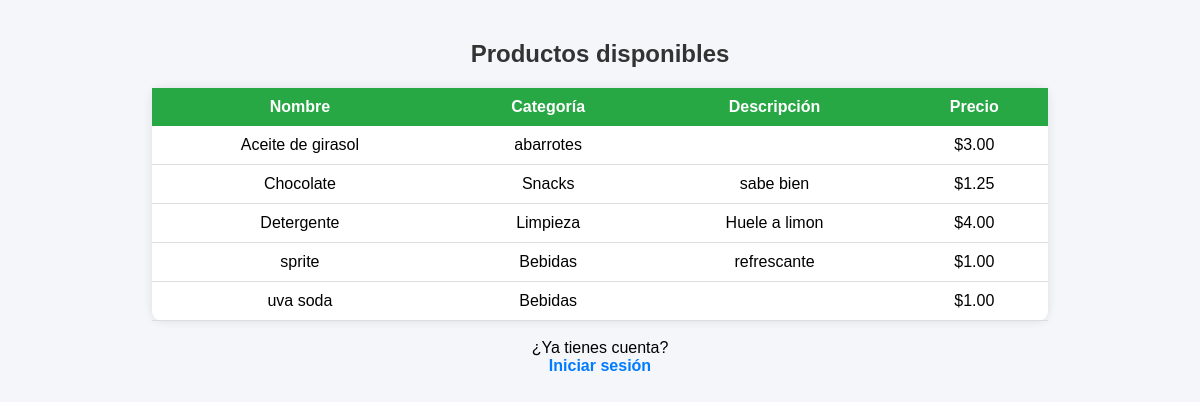
The page / on the database its author committed.
### tables this page shows
CREATE TABLE `productos` (
  `id` int(11) NOT NULL,
  `nombre` varchar(100) NOT NULL,
  `categoria` varchar(50) NOT NULL,
  `precio` decimal(10,2) NOT NULL,
  `descripcion` varchar(100) DEFAULT NULL
);

### index.php (the view, shortened to what this page needs)
<?php
include("conexion.php");
$sesion_activa = isset($_SESSION['usuario']);
$result = $conn->query("SELECT * FROM productos ORDER BY nombre ASC");
?>
<!DOCTYPE html>
<html lang="es">
<head>
    <link rel="stylesheet" href="estilos.css">
</head>
<body>
<h2>Productos disponibles</h2>
<table>
<tr>
<th>Nombre</th>
<th>Categoría</th>
<th>Descripción</th>
<th>Precio</th>
</tr>
<?php while($row = $result->fetch_assoc()){ ?>
<tr>
<td><?php echo $row['nombre']; ?></td>
<td><?php echo $row['categoria']; ?></td>
<td><?php echo $row['descripcion']; ?></td>
<td>$<?php echo $row['precio']; ?></td>
</tr>
<?php } ?>
</table>
<br>
<div class="menu">
<?php if($sesion_activa){ ?>
    <a href="logout.php">Cerrar sesión</a>
<?php } else { ?>
    <p>¿Ya tienes cuenta?</p>
    <a href="login.php">Iniciar sesión</a>
<?php } ?>
</div>
</body>
</html>

### estilos.css (style rules this page uses)
* { margin:0; padding:0; box-sizing:border-box; font-family: Arial, Helvetica, sans-serif; }
body { background:#f4f6f9; padding:40px; }
h2 { text-align:center; margin-bottom:20px; color:#333; }
form, table { background:white; padding:25px; border-radius:10px; width:400px; margin:auto; box-shadow:0px 0px 10px rgba(0,0,0,0.1); }
a { text-decoration:none; color:#007bff; font-weight:bold; }
table { width:80%; border-collapse:collapse; }
table th { background:#28a745; color:white; padding:10px; }
table td { padding:10px; border-bottom:1px solid #ddd; text-align:center; }
.menu { text-align:center; margin-bottom:20px; }

### rows shown on the page
productos: nombre "Aceite de girasol", categoria "abarrotes", precio "3.00"
productos: nombre "Chocolate", categoria "Snacks", descripcion "sabe bien", precio "1.25"
productos: nombre "Detergente", categoria "Limpieza", descripcion "Huele a limon", precio "4.00"
productos: nombre "sprite", categoria "Bebidas", descripcion "refrescante", precio "1.00"
productos: nombre "uva soda", categoria "Bebidas", precio "1.00"
